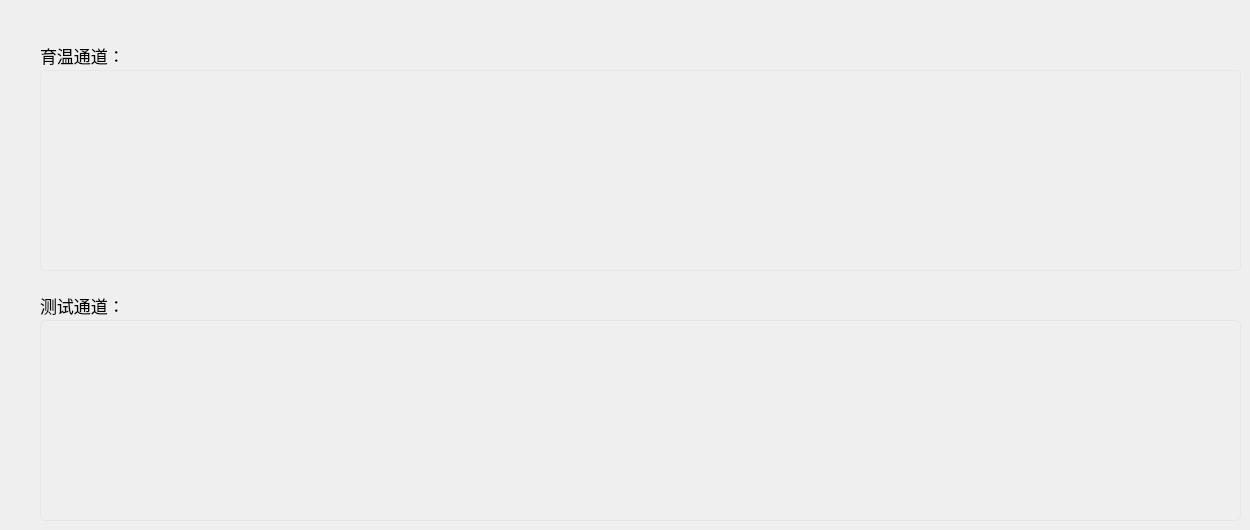
    <widget class="QWidget" name="tabOther">
     <property name="styleSheet">
      <string notr="true">QWidget#page_5{
background-color: transparent;
}</string>
     </property>
     <widget class="QLabel" name="lblTestChannel">
      <property name="geometry">
       <rect>
        <x>40</x>
        <y>290</y>
        <width>111</width>
        <height>31</height>
       </rect>
      </property>
      <property name="font">
       <font>
        <family>苹方 粗体</family>
        <pointsize>13</pointsize>
       </font>
      </property>
      <property name="text">
       <string>测试通道：</string>
      </property>
     </widget>
     <widget class="QTextEdit" name="test_banding_channel">
      <property name="geometry">
       <rect>
        <x>40</x>
        <y>320</y>
        <width>1201</width>
        <height>201</height>
       </rect>
      </property>
      <property name="font">
       <font>
        <family>苹方 粗体</family>
        <pointsize>-1</pointsize>
        <weight>50</weight>
        <italic>false</italic>
        <bold>false</bold>
       </font>
      </property>
      <property name="styleSheet">
       <string notr="true">border:1px solid #E4E8EB;border-radius:5px;padding:2px 4px;background-color: transparent;color:#444444;
font:18px &quot;苹方 粗体&quot;;</string>
      </property>
     </widget>
     <widget class="QLabel" name="lblWarmChannel">
      <property name="geometry">
       <rect>
        <x>40</x>
        <y>40</y>
        <width>111</width>
        <height>31</height>
       </rect>
      </property>
      <property name="font">
       <font>
        <family>苹方 粗体</family>
        <pointsize>13</pointsize>
       </font>
      </property>
      <property name="text">
       <string>育温通道：</string>
      </property>
     </widget>
     <widget class="QTextEdit" name="warmup_banding_channel">
      <property name="geometry">
       <rect>
        <x>40</x>
        <y>70</y>
        <width>1201</width>
        <height>201</height>
       </rect>
      </property>
      <property name="font">
       <font>
        <family>苹方 粗体</family>
        <pointsize>-1</pointsize>
        <weight>50</weight>
        <italic>false</italic>
        <bold>false</bold>
       </font>
      </property>
      <property name="styleSheet">
       <string notr="true">border:1px solid #E4E8EB;border-radius:5px;padding:2px 4px;background-color: transparent;color:#444444;
font:18px &quot;苹方 粗体&quot;;</string>
      </property>
     </widget>
    </widget>
